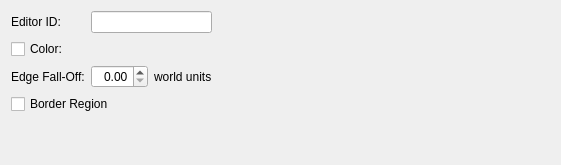
       <widget class="QWidget" name="tabGeneral">
        <attribute name="title">
         <string>General</string>
        </attribute>
        <layout class="QGridLayout" name="gridLayout_4">
         <item row="0" column="0">
          <layout class="QGridLayout" name="gridLayout_2">
           <item row="0" column="0">
            <widget class="QLabel" name="label">
             <property name="text">
              <string>Editor ID:</string>
             </property>
             <property name="buddy">
              <cstring>editorID</cstring>
             </property>
            </widget>
           </item>
           <item row="0" column="1">
            <widget class="QLineEdit" name="editorID"/>
           </item>
           <item row="2" column="0">
            <widget class="QLabel" name="label_3">
             <property name="text">
              <string>Edge Fall-Off:</string>
             </property>
             <property name="buddy">
              <cstring>edgeFalloff</cstring>
             </property>
            </widget>
           </item>
           <item row="2" column="1">
            <layout class="QHBoxLayout" name="horizontalLayout_3">
             <item>
              <widget class="QDoubleSpinBox" name="edgeFalloff">
               <property name="alignment">
                <set>Qt::AlignRight|Qt::AlignTrailing|Qt::AlignVCenter</set>
               </property>
              </widget>
             </item>
             <item>
              <widget class="QLabel" name="label_4">
               <property name="text">
                <string>world units</string>
               </property>
               <property name="buddy">
                <cstring>edgeFalloff</cstring>
               </property>
              </widget>
             </item>
             <item>
              <spacer name="horizontalSpacer_2">
               <property name="orientation">
                <enum>Qt::Horizontal</enum>
               </property>
               <property name="sizeHint" stdset="0">
                <size>
                 <width>0</width>
                 <height>20</height>
                </size>
               </property>
              </spacer>
             </item>
            </layout>
           </item>
           <item row="1" column="1" alignment="Qt::AlignLeft">
            <widget class="DKColorPickerButton" name="color"/>
           </item>
           <item row="1" column="0">
            <widget class="QCheckBox" name="colorPresent">
             <property name="text">
              <string>Color:</string>
             </property>
            </widget>
           </item>
          </layout>
         </item>
         <item row="0" column="1">
          <spacer name="horizontalSpacer_3">
           <property name="orientation">
            <enum>Qt::Horizontal</enum>
           </property>
           <property name="sizeHint" stdset="0">
            <size>
             <width>338</width>
             <height>20</height>
            </size>
           </property>
          </spacer>
         </item>
         <item row="1" column="0">
          <layout class="QGridLayout" name="gridLayout_3">
           <item row="0" column="0">
            <widget class="QCheckBox" name="flagBorder">
             <property name="text">
              <string>Border Region</string>
             </property>
            </widget>
           </item>
          </layout>
         </item>
         <item row="2" column="0">
          <spacer name="verticalSpacer">
           <property name="orientation">
            <enum>Qt::Vertical</enum>
           </property>
           <property name="sizeHint" stdset="0">
            <size>
             <width>20</width>
             <height>40</height>
            </size>
           </property>
          </spacer>
         </item>
        </layout>
       </widget>
